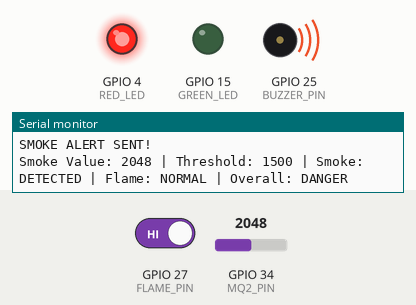
Simulated run of this sketch. Board: ESP32. Shown: output pins drawn as LEDs (lit = HIGH), buzzer (waves = sounding, pin HIGH), the last lines printed to the serial monitor. The inputs (shaded band) are chosen by the test bench; at power-on: GPIO 34 (MQ2_PIN) = 2048, GPIO 27 (FLAME_PIN) HIGH (analog values on the 0–4095 scale). WiFi joins after 1.5 s; servers stay silent unless stated.

Above: at 2.7 s.
2.8 s: GPIO 34 (MQ2_PIN) set to 1571
4.3 s: GPIO 34 (MQ2_PIN) set to 1428
At 5.9 s:
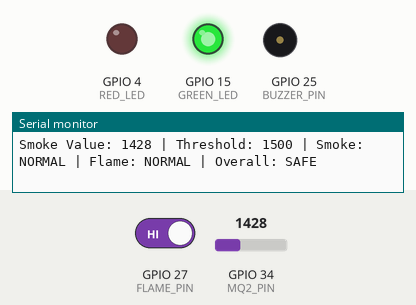
6.9 s: GPIO 27 (FLAME_PIN) driven LOW
At 8.2 s:
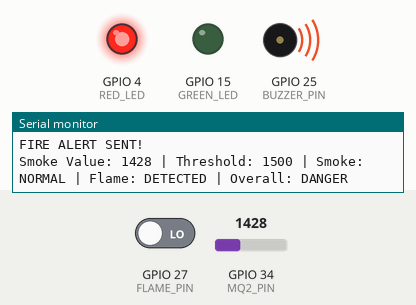
11.1 s: GPIO 27 (FLAME_PIN) driven HIGH
At 12.0 s:
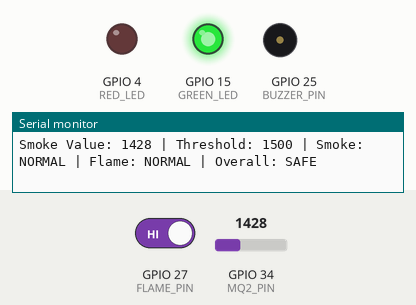
12.6 s: GPIO 34 (MQ2_PIN) set to 1540
At 13.4 s:
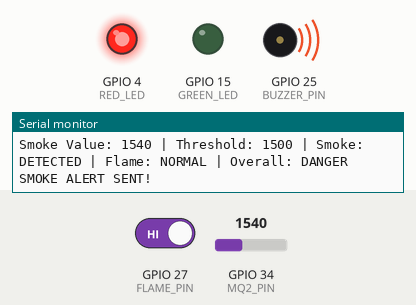
Timing chart, 0 to 15.1 s (numbered marks = the images above; inputs shaded):
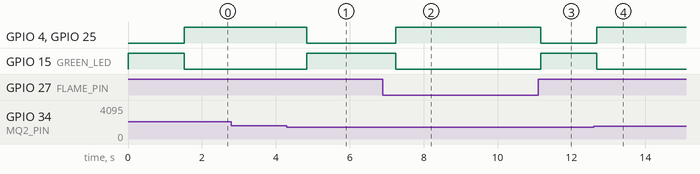

The sketch:

IoTFire_SmokeAlertSystem.ino
```cpp
#include <WiFi.h>
#include <WiFiClientSecure.h>
#include <UniversalTelegramBot.h>
#include <ArduinoJson.h>

// =====================================
// WIFI DETAILS
// =====================================

const char* ssid = "PK";
const char* password = "244466666";

// =================================
// TELEGRAM DETAILS
// =================================

#define BOT_TOKEN "9197802903:AAFXnBIC3t4GNEsFGNUrV3zlumLGX7sR2kU"
#define CHAT_ID "8719633048"

WiFiClientSecure client;
UniversalTelegramBot bot(BOT_TOKEN, client);

// =====================================
// ESP32 PIN CONFIGURATION
// =====================================

#define MQ2_PIN 34
#define FLAME_PIN 27

#define BUZZER_PIN 25
#define RED_LED 4
#define GREEN_LED 15

// =====================================
// SENSOR SETTINGS
// =====================================

// Adjust this using your Serial Monitor readings
int smokeThreshold = 1500;

// Most flame sensor modules output LOW
// when flame is detected.
#define FLAME_DETECTED LOW

// =====================================
// GLOBAL VARIABLES
// =====================================

bool previousSmokeState = false;
bool previousFlameState = false;

unsigned long lastTelegramCheck = 0;
const unsigned long telegramInterval = 1000;

// =====================================
// SETUP
// =====================================

void setup() {

  Serial.begin(115200);

  analogReadResolution(12);
  analogSetPinAttenuation(MQ2_PIN, ADC_11db);

  pinMode(MQ2_PIN, INPUT);
  pinMode(FLAME_PIN, INPUT);

  pinMode(BUZZER_PIN, OUTPUT);
  pinMode(RED_LED, OUTPUT);
  pinMode(GREEN_LED, OUTPUT);

  // Initial SAFE indication
  digitalWrite(BUZZER_PIN, LOW);
  digitalWrite(RED_LED, LOW);
  digitalWrite(GREEN_LED, HIGH);

  // Connect to WiFi
  WiFi.begin(ssid, password);

  Serial.print("Connecting to WiFi");

  while (WiFi.status() != WL_CONNECTED) {
    delay(500);
    Serial.print(".");
  }

  Serial.println();
  Serial.println("WiFi Connected!");

  Serial.print("IP Address: ");
  Serial.println(WiFi.localIP());

  client.setInsecure();

  Serial.println("================================");
  Serial.println("IoT FIRE & SMOKE ALERT SYSTEM");
  Serial.println("System Ready");
  Serial.println("================================");
}

// =====================================
// MAIN LOOP
// =====================================

void loop() {

  int smokeValue = analogRead(MQ2_PIN);
  int flameValue = digitalRead(FLAME_PIN);

  // Sensor detection
  bool smokeDetected = smokeValue > smokeThreshold;
  bool flameDetected = (flameValue == FLAME_DETECTED);

  bool alertState = smokeDetected || flameDetected;

  // ===================================
  // SERIAL MONITOR
  // ===================================

  Serial.print("Smoke Value: ");
  Serial.print(smokeValue);

  Serial.print(" | Threshold: ");
  Serial.print(smokeThreshold);

  Serial.print(" | Smoke: ");
  Serial.print(smokeDetected ? "DETECTED" : "NORMAL");

  Serial.print(" | Flame: ");
  Serial.print(flameDetected ? "DETECTED" : "NORMAL");

  Serial.print(" | Overall: ");
  Serial.println(alertState ? "DANGER" : "SAFE");

  // ===================================
  // LED AND BUZZER CONTROL
  // ===================================

  if (alertState) {

    digitalWrite(RED_LED, HIGH);
    digitalWrite(GREEN_LED, LOW);
    digitalWrite(BUZZER_PIN, HIGH);

  }
  else {

    digitalWrite(RED_LED, LOW);
    digitalWrite(GREEN_LED, HIGH);
    digitalWrite(BUZZER_PIN, LOW);

  }

  // ===================================
  // SMOKE DETECTION TELEGRAM ALERT
  // ===================================

  if (smokeDetected && !previousSmokeState) {

    String message = "🚨 SMOKE ALERT! 🚨\n\n";

    message += "🔥 SMOKE DETECTED!\n";
    message += "Smoke Value: ";
    message += String(smokeValue);

    message += "\n\nRed LED: ON";
    message += "\nBuzzer: ON";

    message += "\n\nPlease check immediately!";

    if (WiFi.status() == WL_CONNECTED) {
      bot.sendMessage(CHAT_ID, message, "");
    }

    Serial.println("SMOKE ALERT SENT!");
  }

  // ===================================
  // FLAME DETECTION TELEGRAM ALERT
  // ===================================

  if (flameDetected && !previousFlameState) {

    String message = "🚨 FIRE ALERT! 🚨\n\n";

    message += "🔥 FLAME DETECTED!\n";
    message += "\nRed LED: ON";
    message += "\nBuzzer: ON";

    message += "\n\nPlease check immediately!";

    if (WiFi.status() == WL_CONNECTED) {
      bot.sendMessage(CHAT_ID, message, "");
    }

    Serial.println("FIRE ALERT SENT!");
  }

  // Save previous sensor states
  previousSmokeState = smokeDetected;
  previousFlameState = flameDetected;

  // ===================================
  // TELEGRAM COMMAND HANDLER
  // ===================================

  handleTelegram();

  delay(300);
}

// =====================================
// TELEGRAM COMMAND HANDLER
// =====================================

void handleTelegram() {

  if (millis() - lastTelegramCheck < telegramInterval) {
    return;
  }

  lastTelegramCheck = millis();

  if (WiFi.status() != WL_CONNECTED) {
    return;
  }

  int numMessages = bot.getUpdates(
    bot.last_message_received + 1
  );

  while (numMessages) {

    for (int i = 0; i < numMessages; i++) {

      String receivedText = bot.messages[i].text;
      String receivedChatID = bot.messages[i].chat_id;

      if (receivedChatID != CHAT_ID) {
        continue;
      }

      // =================================
      // STATUS COMMAND
      // =================================

      if (receivedText == "/status") {

        int smoke = analogRead(MQ2_PIN);

        bool smokeDetected = smoke > smokeThreshold;

        bool flameDetected =
          (digitalRead(FLAME_PIN) == FLAME_DETECTED);

        bool danger = smokeDetected || flameDetected;

        // Update outputs
        digitalWrite(RED_LED, danger ? HIGH : LOW);
        digitalWrite(GREEN_LED, danger ? LOW : HIGH);
        digitalWrite(BUZZER_PIN, danger ? HIGH : LOW);

        String message = "🔥 FIRE & SMOKE SYSTEM STATUS\n\n";

        message += "Smoke Value: ";
        message += String(smoke);

        message += "\nSmoke: ";
        message += smokeDetected ? "DETECTED" : "NORMAL";

        message += "\nFlame: ";
        message += flameDetected ? "DETECTED" : "NOT DETECTED";

        message += "\n\nOverall Status: ";
        message += danger ? "DANGER" : "SAFE";

        message += "\nRed LED: ";
        message += danger ? "ON" : "OFF";

        message += "\nGreen LED: ";
        message += danger ? "OFF" : "ON";

        message += "\nBuzzer: ";
        message += danger ? "ON" : "OFF";

        bot.sendMessage(
          receivedChatID,
          message,
          ""
        );

        Serial.println("Status requested from Telegram");
      }
    }

    numMessages = bot.getUpdates(
      bot.last_message_received + 1
    );
  }
}
```

Measured:
- the behaviour switches between 1501 and 1500 on GPIO 34 (MQ2_PIN) (found by bisection; images 0 and 1)
- after the input at 4.3 s, GPIO 4 (RED_LED), GPIO 25 (BUZZER_PIN): HIGH → LOW after 0.54 s; GPIO 15 (GREEN_LED): LOW → HIGH after 0.54 s
- after the input at 6.9 s, GPIO 4 (RED_LED), GPIO 25 (BUZZER_PIN): LOW → HIGH after 0.35 s; GPIO 15 (GREEN_LED): HIGH → LOW after 0.35 s
- after the input at 11.1 s, GPIO 4 (RED_LED), GPIO 25 (BUZZER_PIN): HIGH → LOW after 0.07 s; GPIO 15 (GREEN_LED): LOW → HIGH after 0.07 s
- after the input at 12.6 s, GPIO 4 (RED_LED), GPIO 25 (BUZZER_PIN): LOW → HIGH after 0.08 s; GPIO 15 (GREEN_LED): HIGH → LOW after 0.08 s
